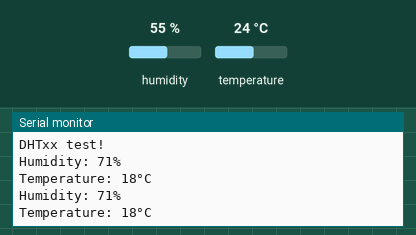
This sketch was run on a simulated Arduino Mega 2560, built with avr-gcc and run on an emulated ATmega2560. Parts: the last lines printed to the serial monitor. The inputs (shaded band) are chosen by the test bench; at power-on: humidity 55 %, temperature 24 °C.

Above: at 4.8 s.
4.9 s: humidity set to 22 %
At 6.4 s:
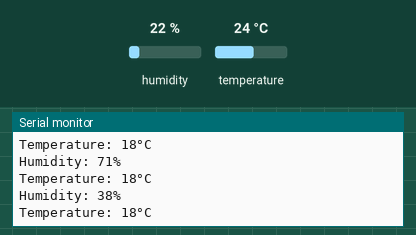
7.9 s: temperature set to 12 °C
At 9.3 s:
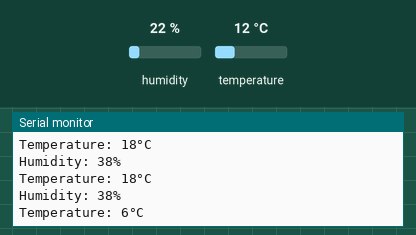
10.9 s: humidity set to 40 %
At 12.8 s:
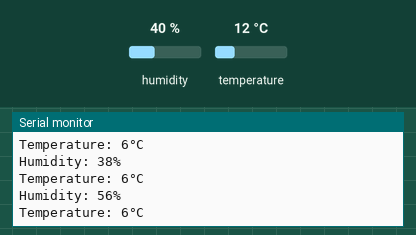
Timing chart, 0 to 14.3 s (numbered marks = the images above; inputs shaded):
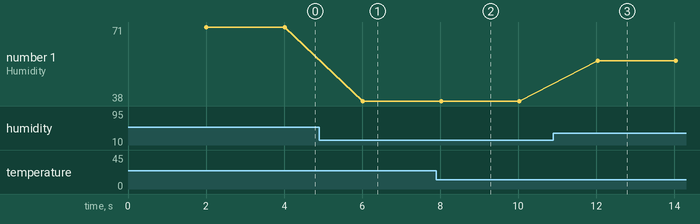

The sketch:

DHT22_Calibrated.ino
```cpp
#include "DHT.h"
#define DHTPIN 22     // Digital pin connected to the DHT sensor
#define DHTTYPE DHT22   // DHT 22  (AM2302), AM2321
DHT dht(DHTPIN, DHTTYPE);

void setup()
{
  Serial.begin(9600);
  Serial.println(F("DHTxx test!"));

  dht.begin();
}
void Dht22()
{

  delay(2000);
  int hum = dht.readHumidity();
  int temp = dht.readTemperature();
  int h = hum + 16;
  int t = temp - 6;

  if (isnan(h) || isnan(t))
  {
    Serial.println(F("Failed to read from DHT sensor!"));
    return;
  }
  float hic = dht.computeHeatIndex(t, h, false);

  Serial.print(F("Humidity: "));
  Serial.print(h);
  Serial.println("%");
  Serial.print(F("Temperature: "));
  Serial.print(t);
  Serial.println(F("°C "));
}
void loop()
{
 Dht22();
}

//void hum()
//{

//}
```

Measured:
- after the input at 4.9 s, the serial monitor: prints a new line after 1.1 s (image 1)
- after the input at 7.9 s, the serial monitor: prints a new line after 0.14 s (image 2)
- after the input at 10.9 s, the serial monitor: prints a new line after 1.1 s (image 3)
- plotted number 1: 71 → 38 after the input at 4.9 s, 38 → 56 after the input at 10.9 s
